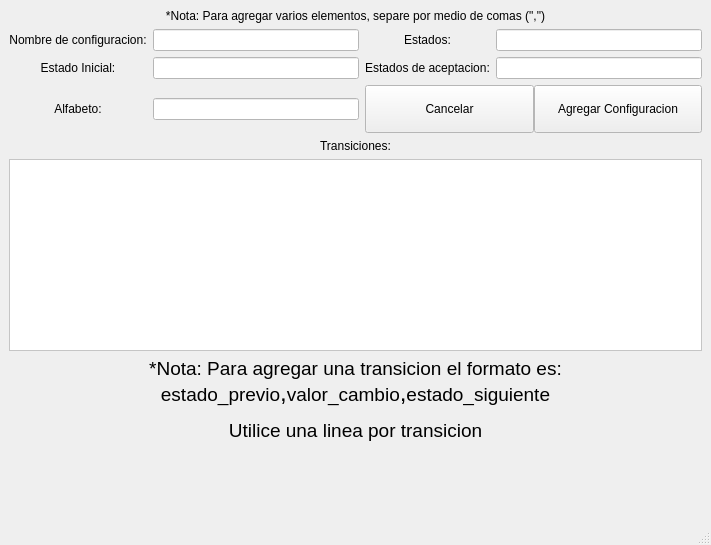
<?xml version="1.0" encoding="UTF-8"?>
<ui version="4.0">
 <class>SaveWindow</class>
 <widget class="QMainWindow" name="SaveWindow">
  <property name="geometry">
   <rect>
    <x>0</x>
    <y>0</y>
    <width>711</width>
    <height>545</height>
   </rect>
  </property>
  <property name="windowTitle">
   <string>MainWindow</string>
  </property>
  <property name="styleSheet">
   <string notr="true"/>
  </property>
  <widget class="QWidget" name="centralwidget">
   <property name="palette">
    <palette>
     <active>
      <colorrole role="Base">
       <brush brushstyle="SolidPattern">
        <color alpha="255">
         <red>255</red>
         <green>255</green>
         <blue>255</blue>
        </color>
       </brush>
      </colorrole>
      <colorrole role="Window">
       <brush brushstyle="SolidPattern">
        <color alpha="255">
         <red>255</red>
         <green>255</green>
         <blue>255</blue>
        </color>
       </brush>
      </colorrole>
     </active>
     <inactive>
      <colorrole role="Base">
       <brush brushstyle="SolidPattern">
        <color alpha="255">
         <red>255</red>
         <green>255</green>
         <blue>255</blue>
        </color>
       </brush>
      </colorrole>
      <colorrole role="Window">
       <brush brushstyle="SolidPattern">
        <color alpha="255">
         <red>255</red>
         <green>255</green>
         <blue>255</blue>
        </color>
       </brush>
      </colorrole>
     </inactive>
     <disabled>
      <colorrole role="Base">
       <brush brushstyle="SolidPattern">
        <color alpha="255">
         <red>255</red>
         <green>255</green>
         <blue>255</blue>
        </color>
       </brush>
      </colorrole>
      <colorrole role="Window">
       <brush brushstyle="SolidPattern">
        <color alpha="255">
         <red>255</red>
         <green>255</green>
         <blue>255</blue>
        </color>
       </brush>
      </colorrole>
     </disabled>
    </palette>
   </property>
   <property name="styleSheet">
    <string notr="true">margin:&quot;4px&quot;;
</string>
   </property>
   <layout class="QGridLayout" name="gridLayout">
    <item row="1" column="2">
     <widget class="QLabel" name="label_2">
      <property name="text">
       <string>Estados:</string>
      </property>
      <property name="alignment">
       <set>Qt::AlignCenter</set>
      </property>
     </widget>
    </item>
    <item row="3" column="1">
     <widget class="QLineEdit" name="txtAlpha"/>
    </item>
    <item row="3" column="0">
     <widget class="QLabel" name="label_5">
      <property name="text">
       <string>Alfabeto:</string>
      </property>
      <property name="alignment">
       <set>Qt::AlignCenter</set>
      </property>
     </widget>
    </item>
    <item row="7" column="0">
     <spacer name="verticalSpacer">
      <property name="orientation">
       <enum>Qt::Vertical</enum>
      </property>
      <property name="sizeHint" stdset="0">
       <size>
        <width>20</width>
        <height>40</height>
       </size>
      </property>
     </spacer>
    </item>
    <item row="2" column="0">
     <widget class="QLabel" name="label_3">
      <property name="text">
       <string>Estado Inicial:</string>
      </property>
      <property name="alignment">
       <set>Qt::AlignCenter</set>
      </property>
     </widget>
    </item>
    <item row="2" column="3">
     <widget class="QLineEdit" name="txtAcept_States"/>
    </item>
    <item row="2" column="1">
     <widget class="QLineEdit" name="txtInit_State"/>
    </item>
    <item row="2" column="2">
     <widget class="QLabel" name="label_4">
      <property name="text">
       <string>Estados de aceptacion:</string>
      </property>
      <property name="alignment">
       <set>Qt::AlignCenter</set>
      </property>
      <property name="wordWrap">
       <bool>true</bool>
      </property>
     </widget>
    </item>
    <item row="1" column="3">
     <widget class="QLineEdit" name="txtStates"/>
    </item>
    <item row="1" column="1">
     <widget class="QLineEdit" name="txtConfig_Name"/>
    </item>
    <item row="6" column="0" colspan="4">
     <widget class="QLabel" name="label_7">
      <property name="minimumSize">
       <size>
        <width>0</width>
        <height>64</height>
       </size>
      </property>
      <property name="baseSize">
       <size>
        <width>0</width>
        <height>0</height>
       </size>
      </property>
      <property name="text">
       <string>&lt;html&gt;&lt;head/&gt;&lt;body&gt;&lt;p&gt;&lt;span style=&quot; font-size:14pt;&quot;&gt;*Nota: Para agregar una transicion el formato es: &lt;/span&gt;&lt;span style=&quot; font-size:14pt; color:#000000;&quot;&gt;estado_previo&lt;/span&gt;&lt;span style=&quot; font-size:18pt; color:#000000;&quot;&gt;,&lt;/span&gt;&lt;span style=&quot; font-size:14pt; color:#000000;&quot;&gt;valor_cambio&lt;/span&gt;&lt;span style=&quot; font-size:18pt; color:#000000;&quot;&gt;,&lt;/span&gt;&lt;span style=&quot; font-size:14pt; color:#000000;&quot;&gt;estado_siguiente&lt;/span&gt;&lt;/p&gt;&lt;p&gt;&lt;span style=&quot; font-size:14pt; color:#000000;&quot;&gt;Utilice una linea por transicion&lt;/span&gt;&lt;/p&gt;&lt;/body&gt;&lt;/html&gt;</string>
      </property>
      <property name="alignment">
       <set>Qt::AlignCenter</set>
      </property>
      <property name="wordWrap">
       <bool>true</bool>
      </property>
     </widget>
    </item>
    <item row="5" column="0" colspan="4">
     <widget class="QPlainTextEdit" name="txtTrans">
      <property name="minimumSize">
       <size>
        <width>0</width>
        <height>0</height>
       </size>
      </property>
      <property name="sizeIncrement">
       <size>
        <width>0</width>
        <height>0</height>
       </size>
      </property>
      <property name="baseSize">
       <size>
        <width>0</width>
        <height>0</height>
       </size>
      </property>
     </widget>
    </item>
    <item row="4" column="0" colspan="4">
     <widget class="QLabel" name="label_6">
      <property name="text">
       <string>Transiciones:</string>
      </property>
      <property name="alignment">
       <set>Qt::AlignCenter</set>
      </property>
     </widget>
    </item>
    <item row="3" column="2" colspan="2">
     <layout class="QHBoxLayout" name="horizontalLayout">
      <property name="spacing">
       <number>0</number>
      </property>
      <item>
       <widget class="QPushButton" name="btnCancelar">
        <property name="minimumSize">
         <size>
          <width>0</width>
          <height>48</height>
         </size>
        </property>
        <property name="baseSize">
         <size>
          <width>0</width>
          <height>0</height>
         </size>
        </property>
        <property name="text">
         <string>Cancelar</string>
        </property>
       </widget>
      </item>
      <item>
       <widget class="QPushButton" name="btnAddConfig">
        <property name="minimumSize">
         <size>
          <width>0</width>
          <height>48</height>
         </size>
        </property>
        <property name="baseSize">
         <size>
          <width>0</width>
          <height>0</height>
         </size>
        </property>
        <property name="styleSheet">
         <string notr="true"/>
        </property>
        <property name="text">
         <string>Agregar Configuracion</string>
        </property>
       </widget>
      </item>
     </layout>
    </item>
    <item row="1" column="0">
     <widget class="QLabel" name="label">
      <property name="text">
       <string>Nombre de configuracion:</string>
      </property>
      <property name="alignment">
       <set>Qt::AlignCenter</set>
      </property>
      <property name="wordWrap">
       <bool>true</bool>
      </property>
     </widget>
    </item>
    <item row="0" column="0" colspan="4">
     <widget class="QLabel" name="label_8">
      <property name="text">
       <string>*Nota: Para agregar varios elementos, separe por medio de comas (&quot;,&quot;)</string>
      </property>
      <property name="alignment">
       <set>Qt::AlignCenter</set>
      </property>
     </widget>
    </item>
   </layout>
  </widget>
  <widget class="QMenuBar" name="menubar">
   <property name="geometry">
    <rect>
     <x>0</x>
     <y>0</y>
     <width>711</width>
     <height>22</height>
    </rect>
   </property>
  </widget>
  <widget class="QStatusBar" name="statusbar"/>
 </widget>
 <resources/>
 <connections/>
</ui>
